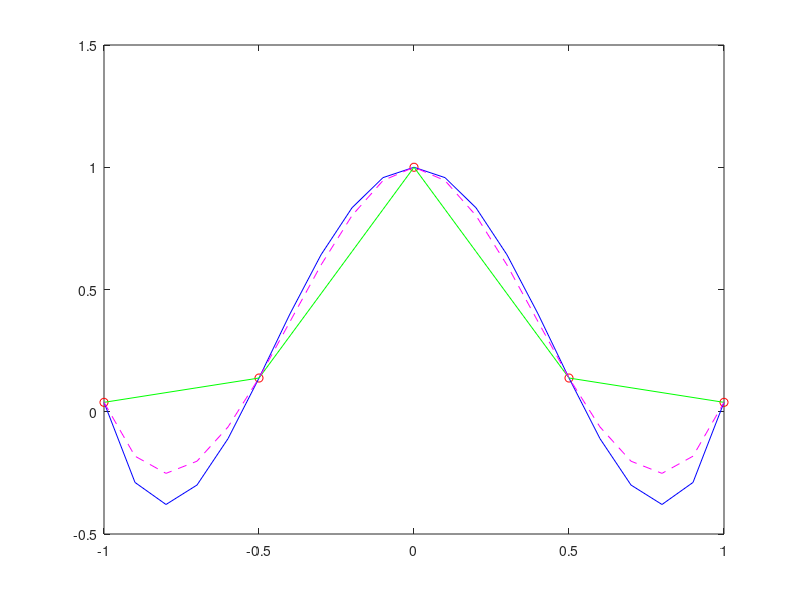

MATLAB code for this plot:
x = linspace(-1,1,5);
xx = -1:0.1:1;
y = 1./ (1 + 25*x.^2);
plot(x, y, 'ro');
hold on

%fourth order polynomial
p = polyfit(x, y, 4);
v = polyval(p, xx);
plot(xx, v, 'b-');

%linear spline
yn = interp1(x, y, xx,'linear' );
plot(xx, yn, 'g-');

%cubic spline
ycubic = spline(x, y, xx);
plot(xx, ycubic, 'm--');